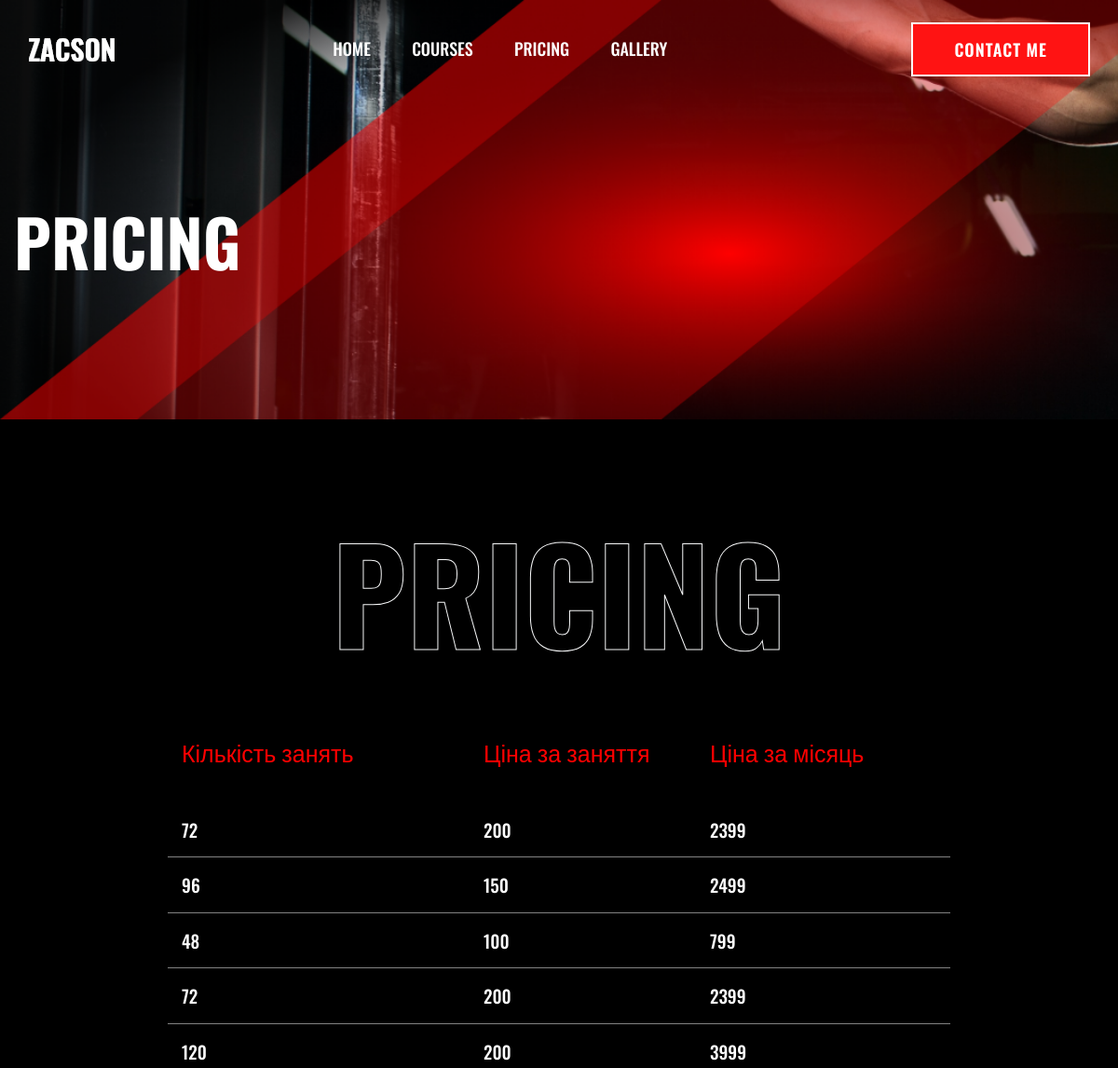
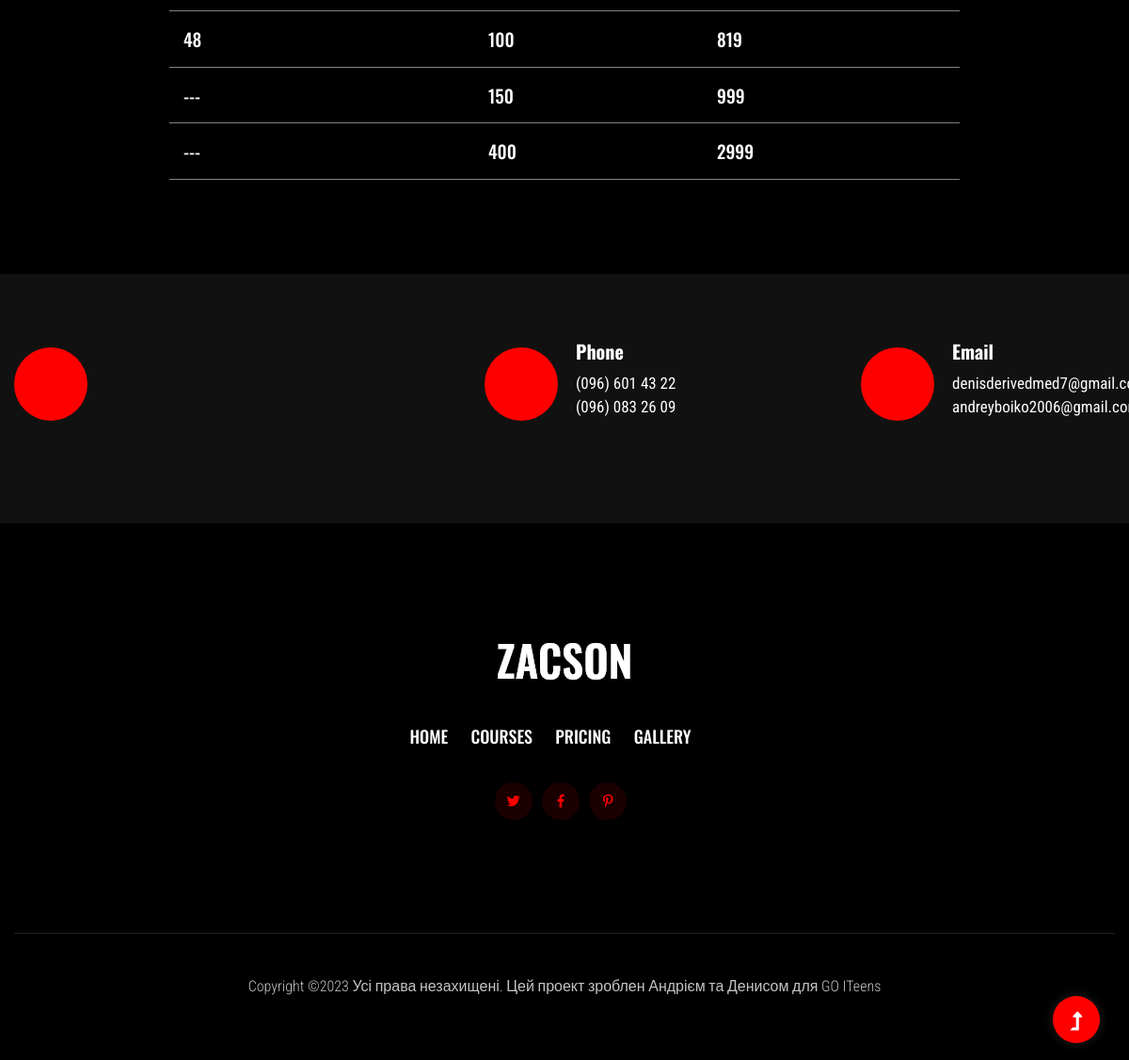
/pricing, run on the app's committed database (2 pictures, top to bottom).
### tables this page shows
CREATE TABLE Pricing (
	ID INTEGER
, "Number of lessons" INTEGER, Price INTEGER, "Price per month" INTEGER);

### app.py (the view)
@app.route('/pricing')
def pricing():
   conn = get_db_connection()
   result = conn.execute('SELECT * FROM Pricing').fetchall()
   conn.close()
   return render_template('pricing.html', courses = result)

### app.py (called while the page is built)
def get_db_connection():
    conn = sqlite3.connect('C:\\Users\\Andrew\\Python\\project-gymsite\\courses.sqlite3')
    conn.row_factory = sqlite3.Row
    return conn

### templates/pricing.html (shortened to what this page needs)
<!doctype html>
<html class="no-js" lang="zxx">
   <head>
      <link rel="stylesheet" href="static/assets/css/bootstrap.min.css">
      <link rel="stylesheet" href="static/assets/css/owl.carousel.min.css">
      <link rel="stylesheet" href="static/assets/css/slicknav.css">
      <link rel="stylesheet" href="static/assets/css/flaticon.css">
      <link rel="stylesheet" href="static/assets/css/gijgo.css">
      <link rel="stylesheet" href="static/assets/css/animate.min.css">
      <link rel="stylesheet" href="static/assets/css/animated-headline.css">
      <link rel="stylesheet" href="static/assets/css/magnific-popup.css">
      <link rel="stylesheet" href="static/assets/css/fontawesome-all.min.css">
      <link rel="stylesheet" href="static/assets/css/themify-icons.css">
      <link rel="stylesheet" href="static/assets/css/slick.css">
      <link rel="stylesheet" href="static/assets/css/nice-select.css">
      <link rel="stylesheet" href="static/assets/css/style.css">
   </head>
   <body class="black-bg">
      <header>
         <div class="header-area header-transparent">
            <div class="main-header header-sticky">
               <div class="container-fluid">
                  <div class="menu-wrapper d-flex align-items-center justify-content-between">
                     <div class="logo">
                        <a href="index.html"><img src="static/assets/img/logo/logo.png" alt=""></a>
                     </div>
                     <div class="main-menu f-right d-none d-lg-block">
                        <nav>
                           <ul id="navigation">
                              <li><a href="about">Home</a></li>
                              <li><a href="courses">Courses</a></li>
                              <li><a href="pricing">Pricing</a></li>
                              <li><a href="gallery">Gallery</a></li>
                           </ul>
                        </nav>
                     </div>
                     <div class="header-btns d-none d-lg-block f-right">
                        <a href="contact.html" class="btn">Contact me</a>
                     </div>
                     <div class="col-12">
                     </div>
                  </div>
               </div>
            </div>
         </div>
      </header>
      <main>
         <div class="slider-area2">
            <div class="slider-height2 d-flex align-items-center">
               <div class="container">
                  <div class="row">
                     <div class="col-xl-12">
                        <div class="hero-cap hero-cap2 pt-70">
                           <h2>Pricing</h2>
                        </div>
                     </div>
                  </div>
               </div>
            </div>
         </div>
         <section class="pricing-area section-padding30 fix">
            <div class="container">
               <div class="row">
                  <div class="col-xl-12">
                     <div class="section-tittle text-center mb-55">
                        <h2>Pricing</h2>
                     </div>
                  </div>
               </div>
               <div class="row">
                  <ul id="navigation" class="train_wrapper">
                     <li class="train_list first">
                        <span class="train_description">Кількість занять</span>
                        <span class="train_description">Ціна за заняття</span>
                        <span class="train_description">Ціна за місяць</span>
                     <li>
                        {% for item in courses %}
                     <li class="train_list">
                        <a href="{{ item.ID }}" class="train_header">{{ item["Number of lessons"] }}</a>
                        <span class="train_description">{{ item.Price }} </span>
                        <span class="train_description" style=>{{ item['Price per month'] }} </span>
                     </li>
                     {% endfor %}
                  </ul>
               </div>
            </div>
         </section>
         <section class="services-area">
            <div class="container">
               <div class="row justify-content-between">
                  <div class="col-xl-4 col-lg-4 col-md-6 col-sm-8">
                     <div class="single-services mb-40">
                        <div class="features-icon">
                           <img src="static/assets/img/icon/icon1.svg" alt="">
                        </div>
                     </div>
                  </div>
                  <div class="col-xl-3 col-lg-4 col-md-6 col-sm-8">
                     <div class="single-services mb-40">
                        <div class="features-icon">
                           <img src="static/assets/img/icon/icon2.svg" alt="">
                        </div>
                        <div class="features-caption">
                           <h3>Phone</h3>
                           <p>(096) 601 43 22</p>
                           <p>  (096) 083 26 09</p>
                        </div>
                     </div>
                  </div>
                  <div class="col-xl-3 col-lg-4 col-md-6 col-sm-8">
                     <div class="single-services mb-40">
                        <div class="features-icon">
                           <img src="static/assets/img/icon/icon3.svg" alt="">
                        </div>
                        <div class="features-caption">
                           <h3>Email</h3>
                           <p>denisderivedmed7@gmail.com</p>
                           <p>andreyboiko2006@gmail.com</p>
                        </div>
                     </div>
                  </div>
               </div>
            </div>
         </section>
      </main>
      <footer>
         <div class="footer-area black-bg">
            <div class="container">
               <div class="footer-top footer-padding">
                  <div class="row">
                     <div class="col-xl-12">
                        <div class="single-footer-caption mb-50 text-center">
                           <div class="footer-logo wow fadeInUp" data-wow-duration="1s" data-wow-delay=".2s">
                              <a href="index.html"><img src="static/assets/img/logo/logo2_footer.png" alt=""></a>
                           </div>
                           <div class="header-area main-header2 wow fadeInUp" data-wow-duration="2s" data-wow-delay=".4s">
                              <div class="main-header main-header2">
                                 <div class="menu-wrapper menu-wrapper2">
                                    <div class="main-menu main-menu2 text-center">
                                       <nav>
                                          <ul>
                                             <li><a href="about">Home</a></li>
                                             <li><a href="courses">Courses</a></li>
                                             <li><a href="pricing.html">Pricing</a></li>
                                             <li><a href="gallery">Gallery</a></li>
                                          </ul>
                                       </nav>
                                    </div>
                                 </div>
                              </div>
                           </div>
                           <div class="footer-social mt-30 wow fadeInUp" data-wow-duration="3s" data-wow-delay=".8s">
                              <a href="#"><i class="fab fa-twitter"></i></a>
                              <a href="https://bit.ly/sai4ull"><i class="fab fa-facebook-f"></i></a>
                              <a href="#"><i class="fab fa-pinterest-p"></i></a>
                           </div>
                        </div>
                     </div>
                  </div>
               </div>
               <div class="footer-bottom">
                  <div class="row d-flex align-items-center">
                     <div class="col-lg-12">
                        <div class="footer-copy-right text-center">
                           <p>
                              Copyright &copy;<script>document.write(new Date().getFullYear());</script> Усі права незахищені. Цей проект зроблен Андрієм та Денисом для GO ITeens
                           </p>
                        </div>
                     </div>
                  </div>
               </div>
            </div>
         </div>
      </footer>
      <div id="back-top" >
         <a title="Go to Top" href="#"> <i class="fas fa-level-up-alt"></i></a>
      </div>
   </body>
</html>

### templates/pricing.html (style rules this page uses)
.train_wrapper { text-decoration: none; color: #ffffff; width: 70%; font-size: 19px; font-weight: 500; font-family: 'Oswald', sans-serif; margin: auto; }
.train_list { display: grid; grid-template-columns: 40% 30% 30%; border-bottom: 1px solid rgba(255, 255, 255, 0.51); padding: 15px; }
.first { color: #FF0000; margin-bottom: 20px; font-size: 25px; border-bottom: 0; }

### data on the page
Pricing: Number of lessons "72", Price "200", Price per month "2399"
Pricing: Number of lessons "96", Price "150", Price per month "2499"
Pricing: Number of lessons "48", Price "100", Price per month "799"
Pricing: Number of lessons "72", Price "200", Price per month "2399"
Pricing: Number of lessons "120", Price "200", Price per month "3999"
Pricing: Number of lessons "48", Price "100", Price per month "819"
Pricing: Number of lessons "---", Price "150", Price per month "999"
Pricing: Number of lessons "---", Price "400", Price per month "2999"
